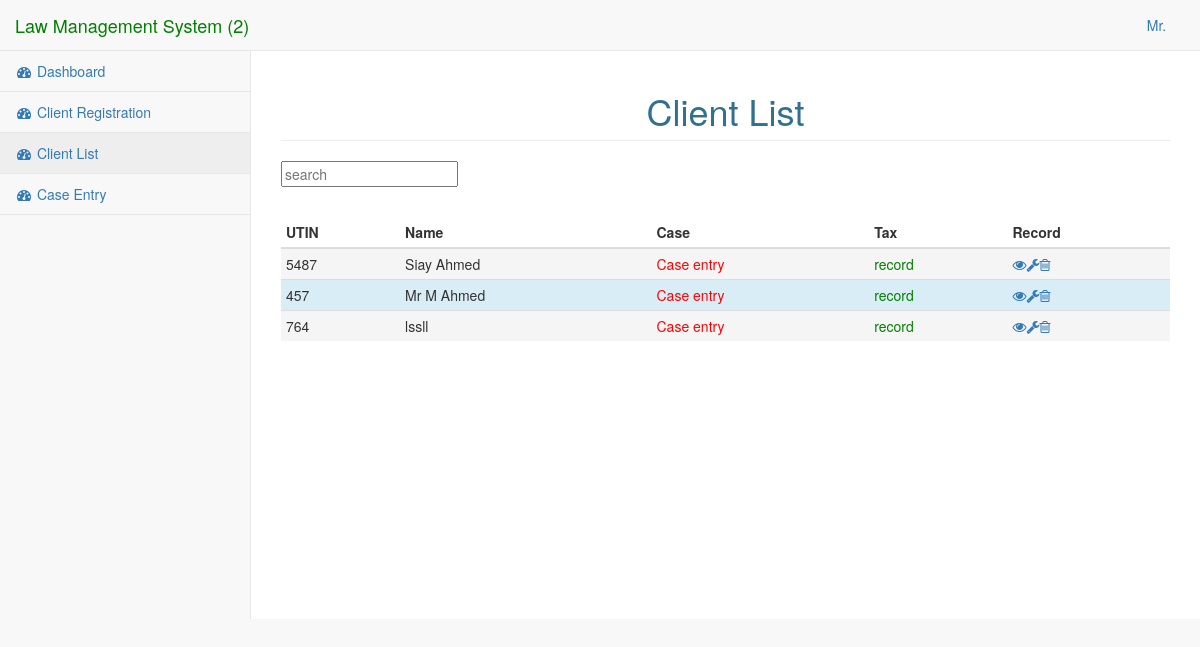
The app's page /user/client_list.php (signed in) with its own data.
### tables this page shows
CREATE TABLE `clients` (
  `c_id` int(11) NOT NULL,
  `ad_id` int(11) NOT NULL,
  `tin` varchar(100) NOT NULL,
  `name_org` varchar(100) NOT NULL,
  `name_per` varchar(100) NOT NULL,
  `add_off` varchar(100) NOT NULL,
  `add_pre` varchar(100) NOT NULL,
  `add_per` varchar(100) NOT NULL,
  `cont_name` varchar(100) NOT NULL,
  `cont_no` varchar(100) NOT NULL,
  `nid` varchar(100) NOT NULL,
  `birth_date` date NOT NULL,
  `name_fat` varchar(100) NOT NULL,
  `name_mot` varchar(100) NOT NULL,
  `name_fia` varchar(100) NOT NULL,
  `occ` varchar(100) NOT NULL,
  `son` int(11) NOT NULL,
  `dau` int(11) NOT NULL
);

### user/client_list.php (the view, shortened to what this page needs)
<?php include('session.php'); ?>
<!DOCTYPE html>
<html lang="en">
<head>
    <link href="vendor/bootstrap/css/bootstrap.min.css" rel="stylesheet">
    <link href="vendor/metisMenu/metisMenu.min.css" rel="stylesheet">
    <link href="dist/css/sb-admin-2.css" rel="stylesheet">
    <link href="vendor/morrisjs/morris.css" rel="stylesheet">
    <link href="vendor/font-awesome/css/font-awesome.min.css" rel="stylesheet" type="text/css">
</head>
<body>
    <div id="wrapper">
		<?php include ('include/navbar.php'); ?>
        <div id="page-wrapper">
            <div class="row">
                <div class="col-lg-12">
                    <h1 class="page-header text-center text-info">Client List</h1>
                </div>
            </div>
            <input type="text" placeholder="search" onkeyup="showResult(this.value)">
           <table id="livesearch" class="table table-condensed table-hover table-striped">
               <thead>
                   <tr><th>UTIN</th><th>Name</th><th>Case</th><th>Tax</th><th>Record</th></tr>
               </thead>
               <tbody>
                 <?php
                    $count = 0;
                    $ad_id = $_SESSION['ad_id'];
                    $query = "select * from clients where ad_id = '$ad_id'";
                    $result = mysqli_query($conn,$query);
                    while($row = mysqli_fetch_assoc($result)){ $count++;
                    if($count % 2 == 1) $val = 'active';
                    else $val = 'info';
                   ?>
                       <tr class="<?=$val?>"><td><?=$row['tin']?></td><td><?=$row['name_per']?></td><td ><a style="color:red"  href="case_entry.php?id=<?=$row['c_id']?>">Case entry</a></td><td><a style="color:green" href="previous_record.php?id=<?=$row['tin']?>">record</a></td><td><a href="view_client.php?id=<?=$row['c_id']?>"><i class="fa fa-eye"></i></a><a href="edit_client.php?id=<?=$row['c_id']?>"><i class="fa fa-wrench"></i></a><a href="delete_client.php?id=<?=$row['c_id']?>"><i class="fa fa-trash-o"></i></a></td></tr>
                    <?php }
                 ?>
               </tbody>
           </table>
        </div>
    </div>
</body>
</html>

### records on screen
clients: tin "5487", name_per "Siay Ahmed"
clients: tin "457", name_per "Mr M Ahmed"
clients: tin "764", name_per "lssll"
